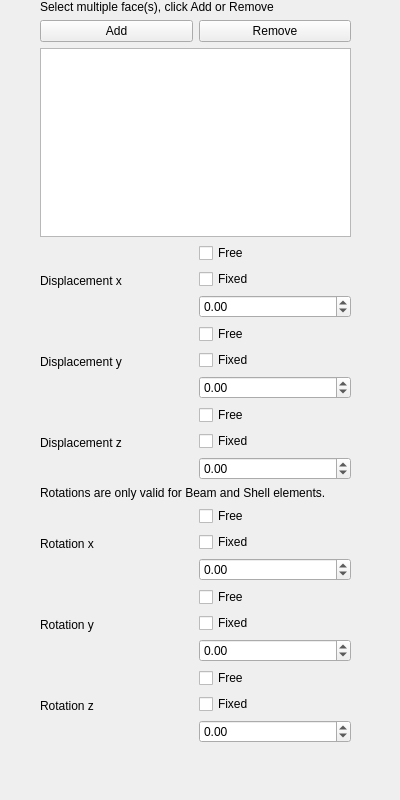
<?xml version="1.0" encoding="UTF-8"?>
<ui version="4.0">
 <class>TaskFemConstraintDisplacement</class>
 <widget class="QWidget" name="TaskFemConstraintDisplacement">
  <property name="enabled">
   <bool>true</bool>
  </property>
  <property name="geometry">
   <rect>
    <x>0</x>
    <y>0</y>
    <width>400</width>
    <height>800</height>
   </rect>
  </property>
  <property name="sizePolicy">
   <sizepolicy hsizetype="Maximum" vsizetype="Maximum">
    <horstretch>3</horstretch>
    <verstretch>80</verstretch>
   </sizepolicy>
  </property>
  <property name="minimumSize">
   <size>
    <width>400</width>
    <height>800</height>
   </size>
  </property>
  <property name="baseSize">
   <size>
    <width>400</width>
    <height>800</height>
   </size>
  </property>
  <property name="windowTitle">
   <string>Prescribed Displacement</string>
  </property>
  <widget class="QWidget" name="verticalLayoutWidget">
   <property name="geometry">
    <rect>
     <x>40</x>
     <y>0</y>
     <width>311</width>
     <height>743</height>
    </rect>
   </property>
   <layout class="QVBoxLayout" name="verticalLayout">
    <item>
     <widget class="QLabel" name="lbl_info">
      <property name="text">
       <string>Select multiple face(s), click Add or Remove</string>
      </property>
     </widget>
    </item>
    <item>
     <layout class="QHBoxLayout" name="hLayout1">
      <item>
       <widget class="QPushButton" name="btnAdd">
        <property name="text">
         <string>Add</string>
        </property>
       </widget>
      </item>
      <item>
       <widget class="QPushButton" name="btnRemove">
        <property name="text">
         <string>Remove</string>
        </property>
       </widget>
      </item>
     </layout>
    </item>
    <item>
     <widget class="QListWidget" name="lw_references">
      <property name="sizePolicy">
       <sizepolicy hsizetype="MinimumExpanding" vsizetype="MinimumExpanding">
        <horstretch>0</horstretch>
        <verstretch>0</verstretch>
       </sizepolicy>
      </property>
      <property name="minimumSize">
       <size>
        <width>0</width>
        <height>100</height>
       </size>
      </property>
     </widget>
    </item>
    <item>
     <layout class="QVBoxLayout" name="verticalLayout_2">
      <item>
       <layout class="QHBoxLayout" name="horizontalLayout_6">
        <item>
         <widget class="QLabel" name="dispx">
          <property name="text">
           <string>Displacement x</string>
          </property>
         </widget>
        </item>
        <item>
         <layout class="QVBoxLayout" name="verticalLayout_8">
          <item>
           <widget class="QCheckBox" name="dispxfree">
            <property name="text">
             <string>Free</string>
            </property>
           </widget>
          </item>
          <item>
           <widget class="QCheckBox" name="dispxfix">
            <property name="text">
             <string>Fixed</string>
            </property>
           </widget>
          </item>
          <item>
           <widget class="QDoubleSpinBox" name="spinxDisplacement">
            <property name="minimum">
             <double>-99999.000000000000000</double>
            </property>
            <property name="maximum">
             <double>99999.000000000000000</double>
            </property>
            <property name="value">
             <double>0.000000000000000</double>
            </property>
           </widget>
          </item>
         </layout>
        </item>
       </layout>
      </item>
      <item>
       <layout class="QHBoxLayout" name="horizontalLayout_5">
        <item>
         <widget class="QLabel" name="dispy">
          <property name="text">
           <string>Displacement y</string>
          </property>
         </widget>
        </item>
        <item>
         <layout class="QVBoxLayout" name="verticalLayout_7">
          <item>
           <widget class="QCheckBox" name="dispyfree">
            <property name="text">
             <string>Free</string>
            </property>
           </widget>
          </item>
          <item>
           <widget class="QCheckBox" name="dispyfix">
            <property name="text">
             <string>Fixed</string>
            </property>
           </widget>
          </item>
          <item>
           <widget class="QDoubleSpinBox" name="spinyDisplacement">
            <property name="minimum">
             <double>-99999.000000000000000</double>
            </property>
            <property name="maximum">
             <double>99999.000000000000000</double>
            </property>
            <property name="value">
             <double>0.000000000000000</double>
            </property>
           </widget>
          </item>
         </layout>
        </item>
       </layout>
      </item>
      <item>
       <layout class="QHBoxLayout" name="horizontalLayout_4">
        <item>
         <widget class="QLabel" name="dispz">
          <property name="text">
           <string>Displacement z</string>
          </property>
         </widget>
        </item>
        <item>
         <layout class="QVBoxLayout" name="verticalLayout_6">
          <item>
           <widget class="QCheckBox" name="dispzfree">
            <property name="text">
             <string>Free</string>
            </property>
           </widget>
          </item>
          <item>
           <widget class="QCheckBox" name="dispzfix">
            <property name="text">
             <string>Fixed</string>
            </property>
           </widget>
          </item>
          <item>
           <widget class="QDoubleSpinBox" name="spinzDisplacement">
            <property name="minimum">
             <double>-99999.000000000000000</double>
            </property>
            <property name="maximum">
             <double>99999.000000000000000</double>
            </property>
            <property name="value">
             <double>0.000000000000000</double>
            </property>
           </widget>
          </item>
         </layout>
        </item>
       </layout>
      </item>
      <item>
       <widget class="QLabel" name="label">
        <property name="maximumSize">
         <size>
          <width>400</width>
          <height>16777215</height>
         </size>
        </property>
        <property name="text">
         <string>Rotations are only valid for Beam and Shell elements.</string>
        </property>
        <property name="scaledContents">
         <bool>false</bool>
        </property>
        <property name="wordWrap">
         <bool>true</bool>
        </property>
       </widget>
      </item>
      <item>
       <layout class="QHBoxLayout" name="horizontalLayout_3">
        <item>
         <widget class="QLabel" name="rotx">
          <property name="text">
           <string>Rotation x</string>
          </property>
         </widget>
        </item>
        <item>
         <layout class="QVBoxLayout" name="verticalLayout_5">
          <item>
           <widget class="QCheckBox" name="rotxfree">
            <property name="text">
             <string>Free</string>
            </property>
           </widget>
          </item>
          <item>
           <widget class="QCheckBox" name="rotxfix">
            <property name="text">
             <string>Fixed</string>
            </property>
           </widget>
          </item>
          <item>
           <widget class="QDoubleSpinBox" name="rotxv">
            <property name="minimum">
             <double>-99999.000000000000000</double>
            </property>
            <property name="maximum">
             <double>99999.000000000000000</double>
            </property>
           </widget>
          </item>
         </layout>
        </item>
       </layout>
      </item>
      <item>
       <layout class="QHBoxLayout" name="horizontalLayout_2">
        <item>
         <widget class="QLabel" name="roty">
          <property name="text">
           <string>Rotation y</string>
          </property>
         </widget>
        </item>
        <item>
         <layout class="QVBoxLayout" name="verticalLayout_4">
          <item>
           <widget class="QCheckBox" name="rotyfree">
            <property name="text">
             <string>Free</string>
            </property>
           </widget>
          </item>
          <item>
           <widget class="QCheckBox" name="rotyfix">
            <property name="text">
             <string>Fixed</string>
            </property>
           </widget>
          </item>
          <item>
           <widget class="QDoubleSpinBox" name="rotyv">
            <property name="minimum">
             <double>-99999.000000000000000</double>
            </property>
            <property name="maximum">
             <double>99999.000000000000000</double>
            </property>
           </widget>
          </item>
         </layout>
        </item>
       </layout>
      </item>
      <item>
       <layout class="QHBoxLayout" name="horizontalLayout">
        <item>
         <widget class="QLabel" name="rotz">
          <property name="text">
           <string>Rotation z</string>
          </property>
         </widget>
        </item>
        <item>
         <layout class="QVBoxLayout" name="verticalLayout_3">
          <item>
           <widget class="QCheckBox" name="rotzfree">
            <property name="enabled">
             <bool>true</bool>
            </property>
            <property name="text">
             <string>Free</string>
            </property>
           </widget>
          </item>
          <item>
           <widget class="QCheckBox" name="rotzfix">
            <property name="enabled">
             <bool>true</bool>
            </property>
            <property name="text">
             <string>Fixed</string>
            </property>
           </widget>
          </item>
          <item>
           <widget class="QDoubleSpinBox" name="rotzv">
            <property name="enabled">
             <bool>true</bool>
            </property>
            <property name="minimum">
             <double>-99999.000000000000000</double>
            </property>
            <property name="maximum">
             <double>99999.000000000000000</double>
            </property>
           </widget>
          </item>
         </layout>
        </item>
       </layout>
      </item>
     </layout>
    </item>
   </layout>
  </widget>
 </widget>
 <resources/>
 <connections/>
</ui>
